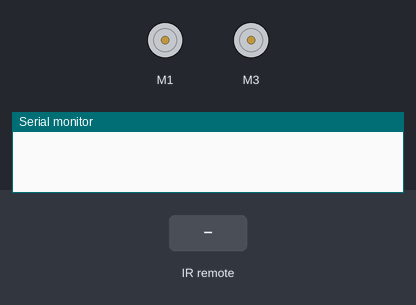
This sketch was run on a simulated Arduino Uno, built with avr-gcc and run on an emulated ATmega328P. On the bench: 2 × DC motor (green arrow = forward, orange = backward, longer = faster), the last lines printed to the serial monitor. The inputs (shaded band) are chosen by the test bench.

Above: at 1.2 s.
1.3 s: infrared code 0xFF52AD received
At 2.0 s:
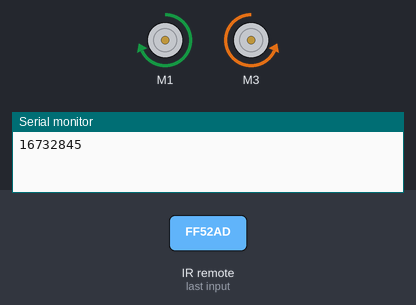
2.8 s: infrared code 0xFF7887 received
At 5.5 s:
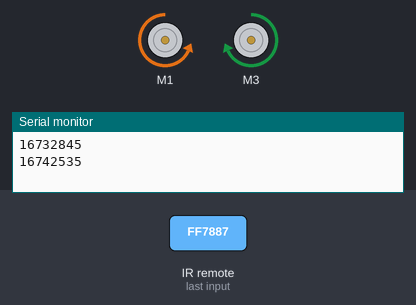
5.8 s: infrared code 0x32C6FDF7 received
At 7.8 s:
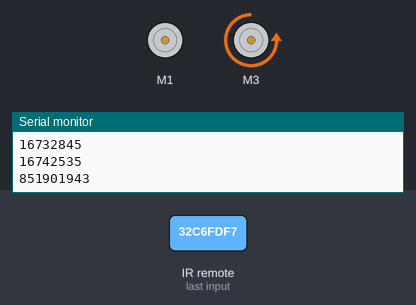
8.8 s: infrared code 0xA23C94BF received
At 10.6 s:
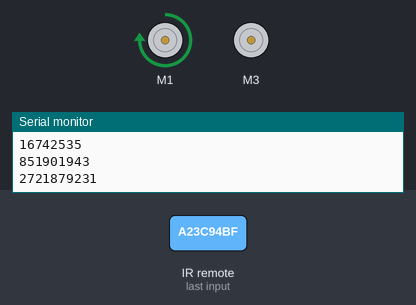
11.8 s: infrared code 0x3EC3FC1B received
At 12.4 s:
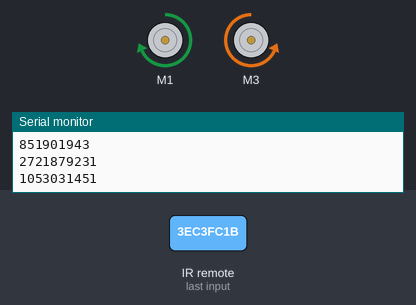
13.3 s: infrared code 0xD839F546 received
At 18.2 s:
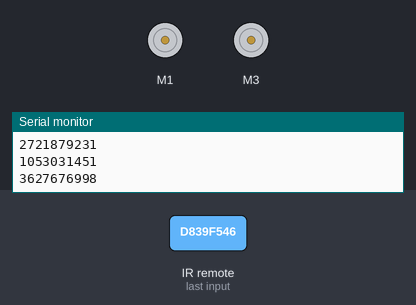
Timing chart, 0 to 19.3 s (numbered marks = the images above; inputs shaded):
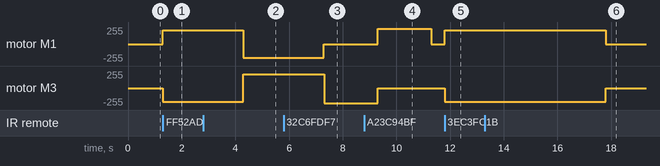

The sketch:

remotecar.ino
```cpp
// (licence header left out)
#include <AFMotor.h>
#include<IRremote.h>
IRrecv irrecv(11);
decode_results results;

AF_DCMotor motor1(1);
AF_DCMotor motor2(3);

void setup() {


  // turn on motor
  motor1.setSpeed(2000);
 Serial.begin(9600);

  motor2.setSpeed(2000);
  irrecv.enableIRIn();
}

void loop() {

  if(irrecv.decode(&results)){

    Serial.println(results.value);


    if(results.value==16732845 || results.value==1053031451 || results.value==3627676998 || results.value==1232702262)
    {

       motor1.run(FORWARD);
       motor2.run(BACKWARD);

       motor1.setSpeed(2000);
       motor2.setSpeed(2000);
       delay(3000);
       motor1.run(RELEASE);
       motor2.run(RELEASE);

    }
    if(results.value==16742535 || results.value==4131161687 || results.value==3877639429)
    {

       motor1.run(BACKWARD);
       motor2.run(FORWARD);

       motor1.setSpeed(2000);
       motor2.setSpeed(2000);
       delay(3000);
       motor1.run(RELEASE);
       motor2.run(RELEASE);

    }
    if(results.value==851901943){
      motor2.run(BACKWARD);
      motor2.setSpeed(1000);
      delay(2000);
      motor2.run(RELEASE);
    }
    if(results.value==2721879231 ){
      motor1.run(FORWARD);
      motor1.setSpeed(1000);
      delay(2000);
      motor1.run(RELEASE);

    }
    irrecv.resume();

  }
}
```

Measured:
- after the input at 1.3 s, motor M1: stopped → forward 208/255 at once; motor M3: stopped → backward 208/255 at once
- after the input at 2.8 s, motor M1: forward 208/255 → backward 208/255 after 1.5 s; motor M3: backward 208/255 → forward 208/255 after 1.5 s
- after the input at 5.8 s, motor M3: forward 208/255 → backward 232/255 after 1.5 s
- after the input at 8.8 s, motor M1: stopped → forward 232/255 after 0.51 s, → stopped 2.0 s later
- after the input at 11.8 s, motor M1: stopped → forward 208/255 at once; motor M3: stopped → backward 208/255 at once
- after the input at 13.3 s, motor M1: forward 208/255 → stopped after 4.5 s instead of 1.5 s; motor M3: backward 208/255 → stopped after 4.5 s instead of 1.5 s
